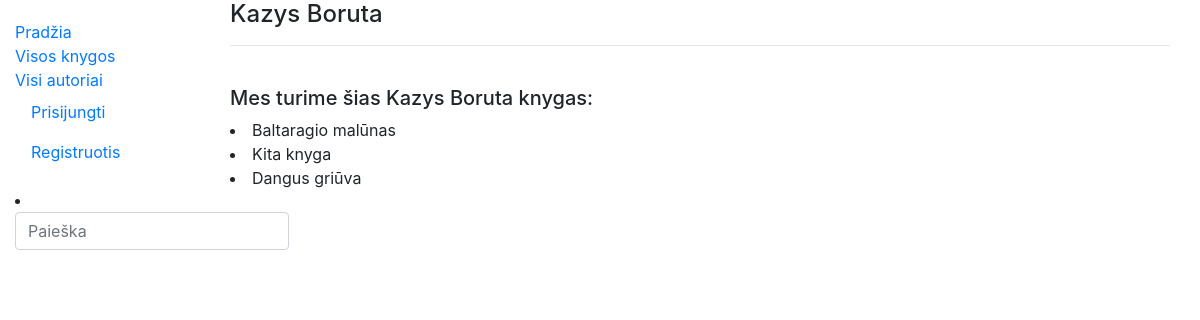
Screenshot of /library/authors/2 with the database file from the repository.
### library/models.py (models this page shows, shortened)
class Author(models.Model):
    first_name = models.CharField('Vardas', max_length=100)
    last_name = models.CharField('Pavardė', max_length=100)
    description = HTMLField('Aprašymas', null=True)
    def display_books(self):
        return ', '.join(book.title for book in self.books.all()[:3])
    display_books.short_description = 'Knygos'
    class Meta:
        ordering = ['last_name', 'first_name']
        verbose_name = 'Autorius'
        verbose_name_plural = 'Autoriai'

class Book(models.Model):
    title = models.CharField('Pavadinimas', max_length=200)
    author = models.ForeignKey('Author', on_delete=models.SET_NULL, null=True, related_name='books')
    summary = models.TextField('Aprašymas', max_length=1000, help_text='Trumpas knygos aprašymas')
    isbn = models.CharField('ISBN', max_length=13,
                            help_text='13 Simbolių <a href="https://www.isbn-international.org/content/what-isbn">ISBN kodas</a>')
    genre = models.ManyToManyField(Genre, help_text='Išrinkite žanrą(us) šiai knygai')
    cover = models.ImageField('Viršelis', upload_to='covers', null=True)
    def display_genre(self):
        return ', '.join(genre.name for genre in self.genre.all()[:3])
    display_genre.short_description = 'Žanras'
    class Meta:
        verbose_name = 'Knyga'
        verbose_name_plural = 'Knygos'

### library/views.py (the view)
# urls.py: path('authors/<int:author_id>', views.author, name='author'),
def author(request, author_id):
    single_author = get_object_or_404(Author, pk=author_id)
    return render(request, 'author.html', {'author': single_author})

### library/templates/author.html (shortened to what this page needs)
{% extends "base.html" %}
{% block content %}
    <div class="container author">
    <h4>{{ author.first_name }} {{ author.last_name }}</h4>
    <hr/>
    <h5>Mes turime šias {{ author.first_name }} {{ author.last_name }} knygas:</h5>
    {% for i in author.books.all %}
       <li>{{ i.title }}</li>
    {% endfor %}
    </div>
{% endblock %}

### rows the page displays
Author: first_name "Kazys", last_name "Boruta"
Book: title "Baltaragio malūnas"
Book: title "Kita knyga"
Book: title "Dangus griūva"
